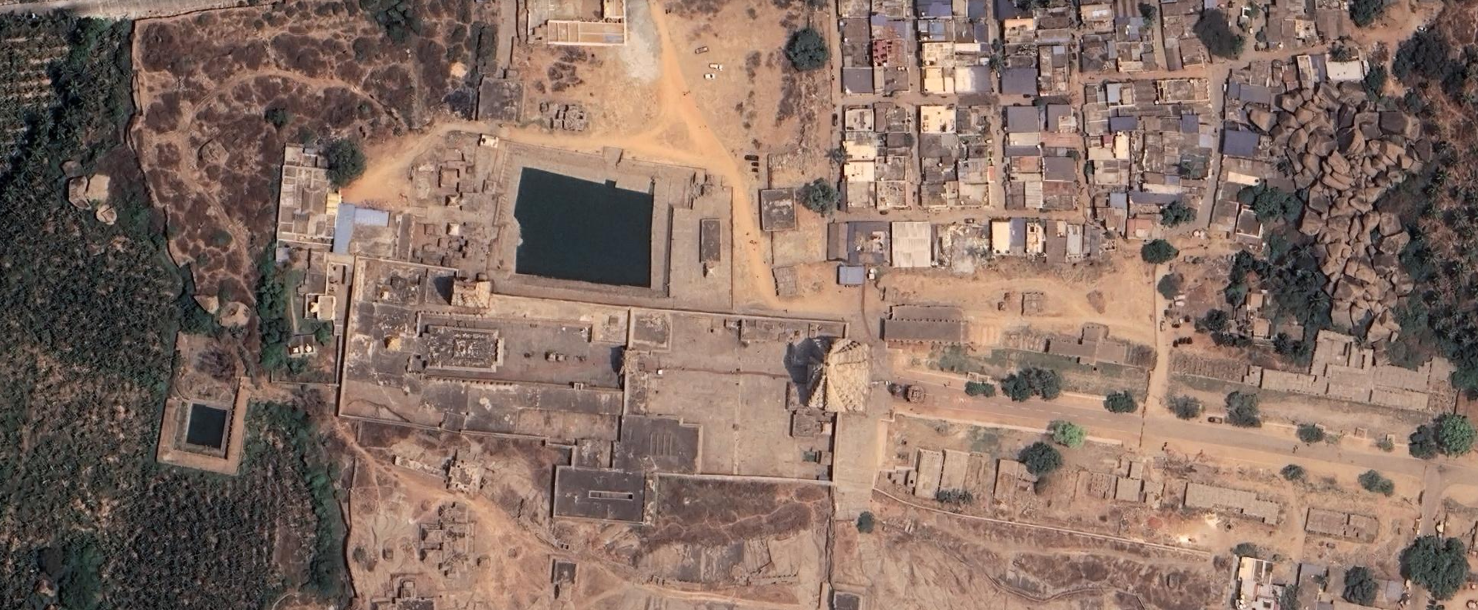
#> input picture all files/images/img1.png, 1478 x 610 px, found by its file name; its folder holds only this picture in this run
$ python augment_train.py
#> lines starting #> are read from the running program, lines starting #| are printed output that depends on the picture
import os
import cv2
import numpy as np

IMAGES_DIR = "dataset/train/images"
MASKS_DIR = "dataset/train/masks"

# Output folders (overwrite training folder with augmented data)
OUT_IMAGES = "dataset/train/images_aug"
OUT_MASKS = "dataset/train/masks_aug"

os.makedirs(OUT_IMAGES, exist_ok=True)
os.makedirs(OUT_MASKS, exist_ok=True)

image_files = [f for f in os.listdir(IMAGES_DIR) if f.endswith(".png")]

def rotate(img, angle):
    h, w = img.shape[:2]
    M = cv2.getRotationMatrix2D((w//2, h//2), angle, 1.0)
    return cv2.warpAffine(img, M, (w, h), flags=cv2.INTER_NEAREST)

for fname in image_files:
    img = cv2.imread(os.path.join(IMAGES_DIR, fname))
#> img is the input picture: shape (610, 1478, 3); mean B, G, R 99, 110.6, 133.8
    mask = cv2.imread(os.path.join(MASKS_DIR, fname), cv2.IMREAD_GRAYSCALE)
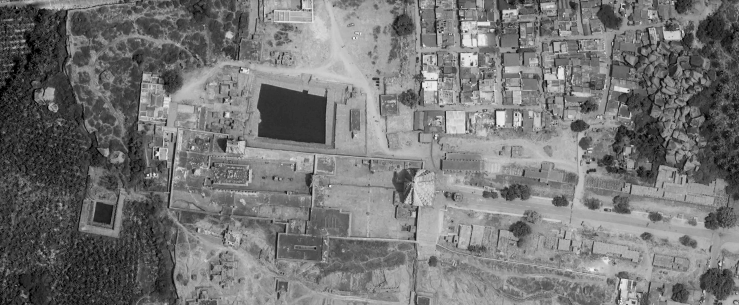
#> mask: shape (610, 1478) (shown at 1/2 size); min 0, max 248, mean 117.1

    if img is None or mask is None:
        continue

    # Save original
    cv2.imwrite(os.path.join(OUT_IMAGES, fname), img)
    cv2.imwrite(os.path.join(OUT_MASKS, fname), mask)

    # Horizontal flip
    cv2.imwrite(os.path.join(OUT_IMAGES, f"hflip_{fname}"), cv2.flip(img, 1))
    cv2.imwrite(os.path.join(OUT_MASKS, f"hflip_{fname}"), cv2.flip(mask, 1))
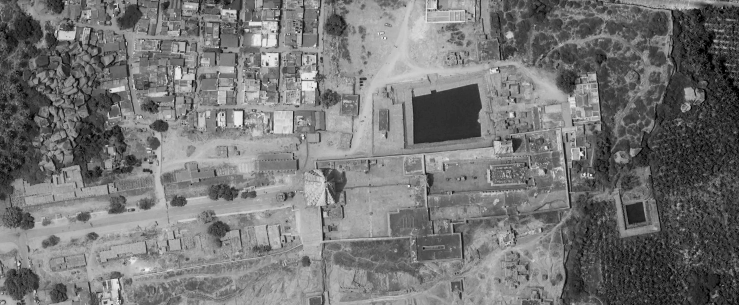
#> saved as hflip_img1.png: shape (610, 1478) (shown at 1/2 size); min 0, max 248, mean 117.1

    # Vertical flip
    cv2.imwrite(os.path.join(OUT_IMAGES, f"vflip_{fname}"), cv2.flip(img, 0))
    cv2.imwrite(os.path.join(OUT_MASKS, f"vflip_{fname}"), cv2.flip(mask, 0))
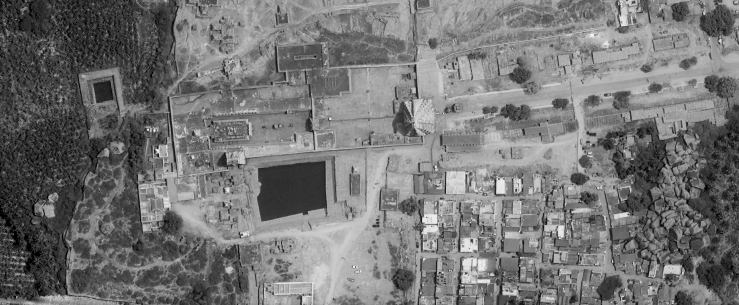
#> saved as vflip_img1.png: shape (610, 1478) (shown at 1/2 size); min 0, max 248, mean 117.1

    # Rotation
    for angle in [-15, 15]:
        cv2.imwrite(os.path.join(OUT_IMAGES, f"rot{angle}_{fname}"), rotate(img, angle))
        cv2.imwrite(os.path.join(OUT_MASKS, f"rot{angle}_{fname}"), rotate(mask, angle))
#> this loop made 2 passes
#> pass 1, `cv2.imwrite(os.path.join(OUT_MASKS, f"rot{angle}_{fname}"), rotate(mas..`:
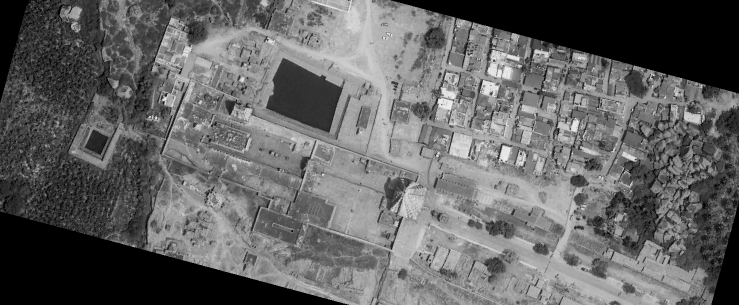
#> saved as rot-15_img1.png: shape (610, 1478) (shown at 1/2 size); min 0, max 248, mean 99.9
#> pass 2, `cv2.imwrite(os.path.join(OUT_MASKS, f"rot{angle}_{fname}"), rotate(mas..`:
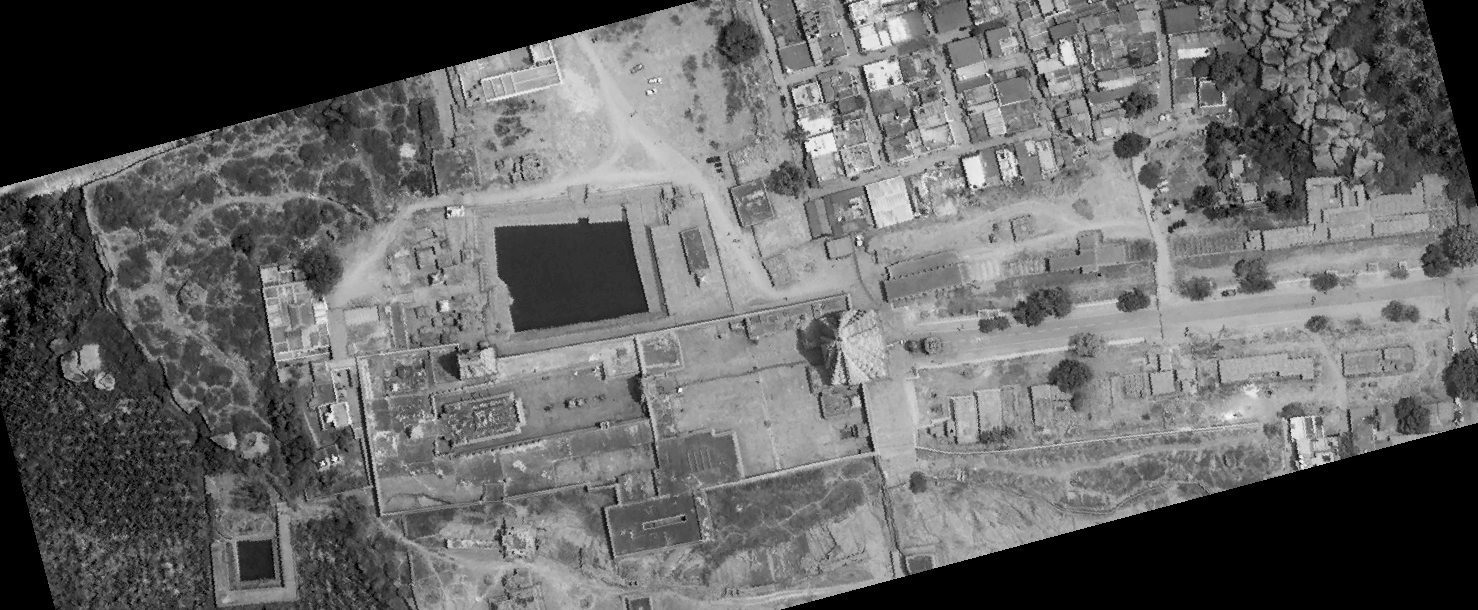
#> saved as rot15_img1.png: shape (610, 1478); min 0, max 248, mean 102.6

print("✅ Data augmentation completed successfully.")

$ run again, on all files/images/img13.png
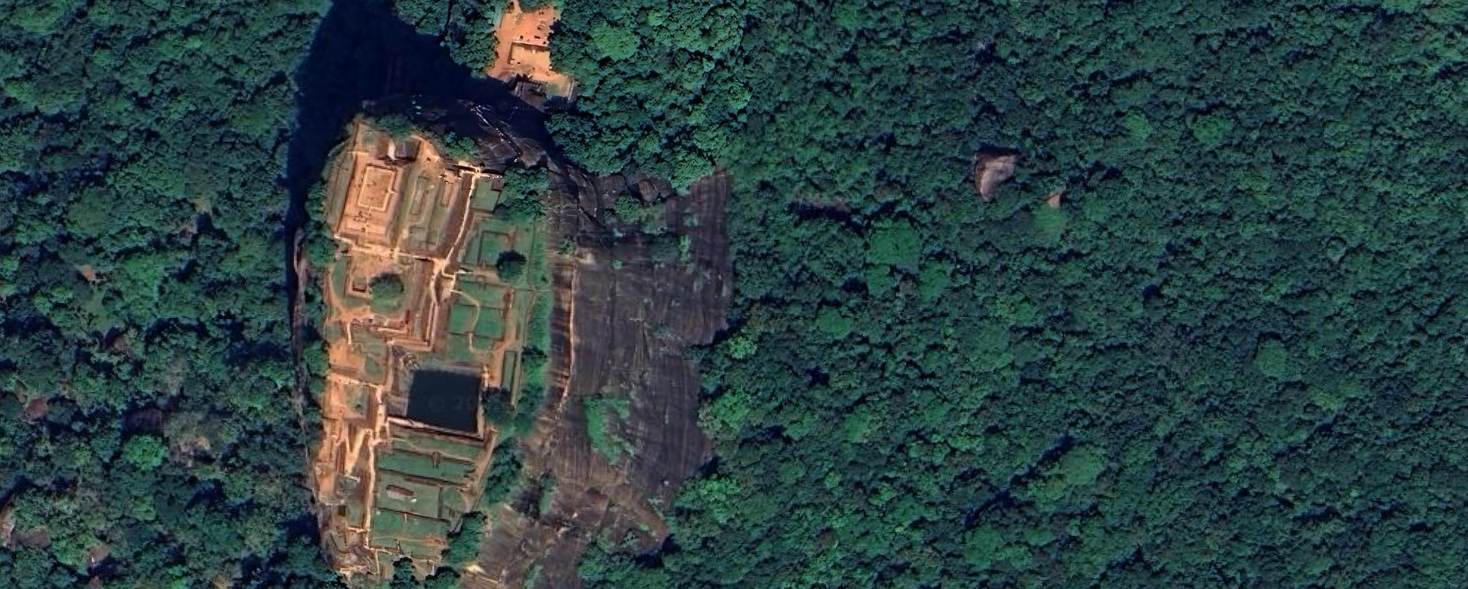
#> input picture all files/images/img13.png, 1468 x 589 px, found by its file name
#> img is the input picture: shape (589, 1468, 3); mean B, G, R 65.7, 64.8, 44.6
#> the loop `for angle in [-15, 15]:` made 2 passes
#> pass 1, `cv2.imwrite(os.path.join(OUT_MASKS, f"rot{angle}_{fname}"), rotate(mas..`:
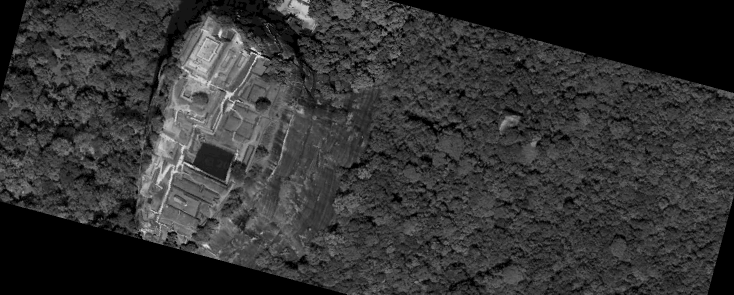
#> saved as rot-15_img13.png: shape (589, 1468) (shown at 1/2 size); min 0, max 236, mean 51.9
#> pass 2, `cv2.imwrite(os.path.join(OUT_MASKS, f"rot{angle}_{fname}"), rotate(mas..`:
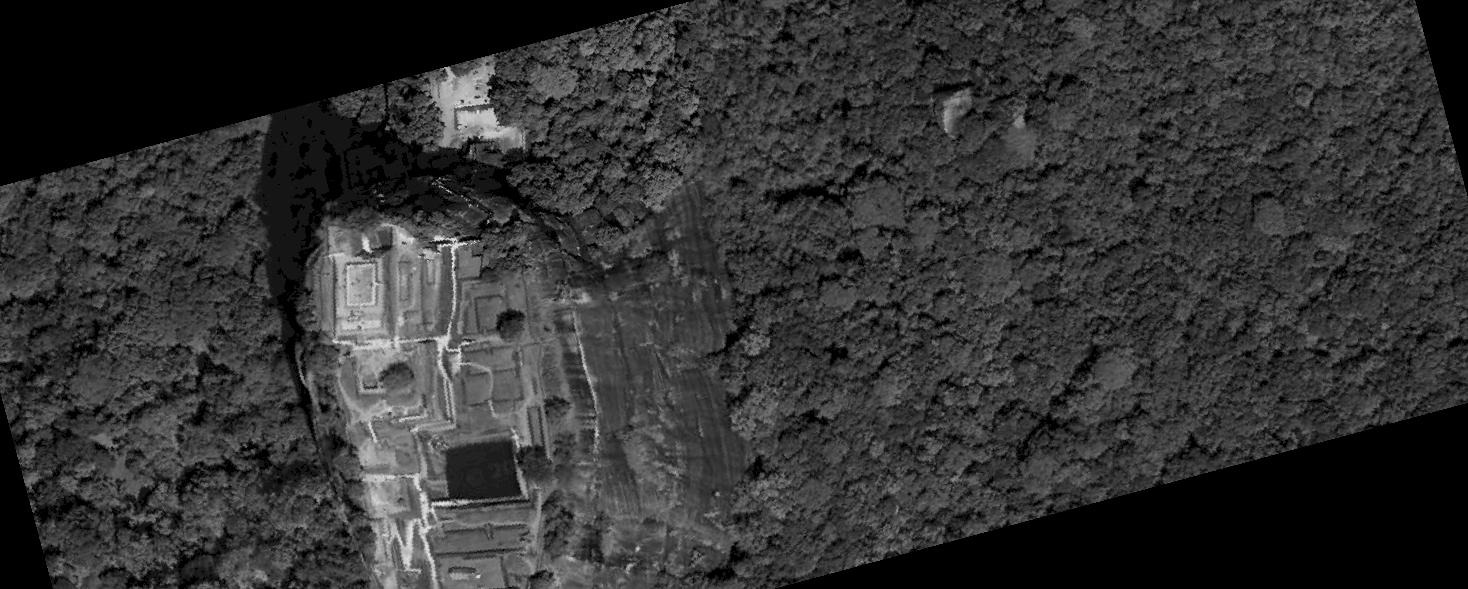
#> saved as rot15_img13.png: shape (589, 1468); min 0, max 236, mean 50.8

$ run again, on all files/images/img14.png
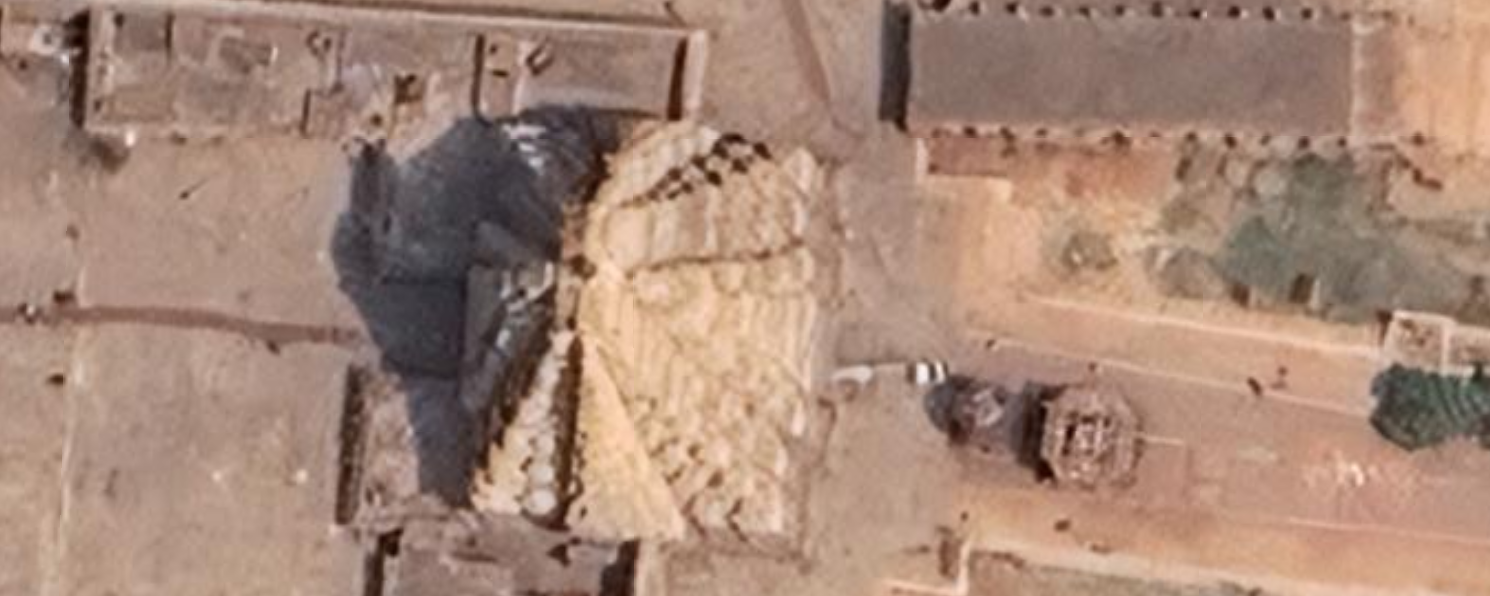
#> input picture all files/images/img14.png, 1490 x 596 px, found by its file name
#> img is the input picture: shape (596, 1490, 3); mean B, G, R 119, 135.4, 165.7
#> the loop `for angle in [-15, 15]:` made 2 passes
#> pass 1, `cv2.imwrite(os.path.join(OUT_MASKS, f"rot{angle}_{fname}"), rotate(mas..`:
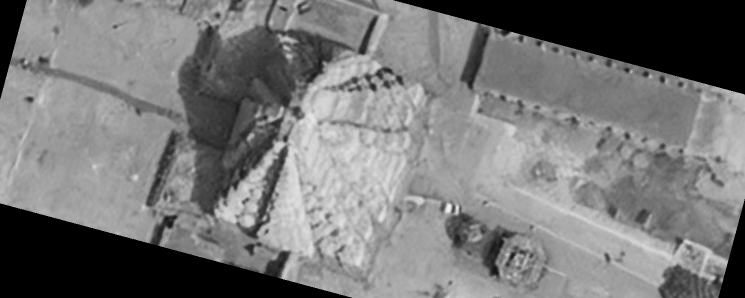
#> saved as rot-15_img14.png: shape (596, 1490) (shown at 1/2 size); min 0, max 247, mean 119.3
#> pass 2, `cv2.imwrite(os.path.join(OUT_MASKS, f"rot{angle}_{fname}"), rotate(mas..`:
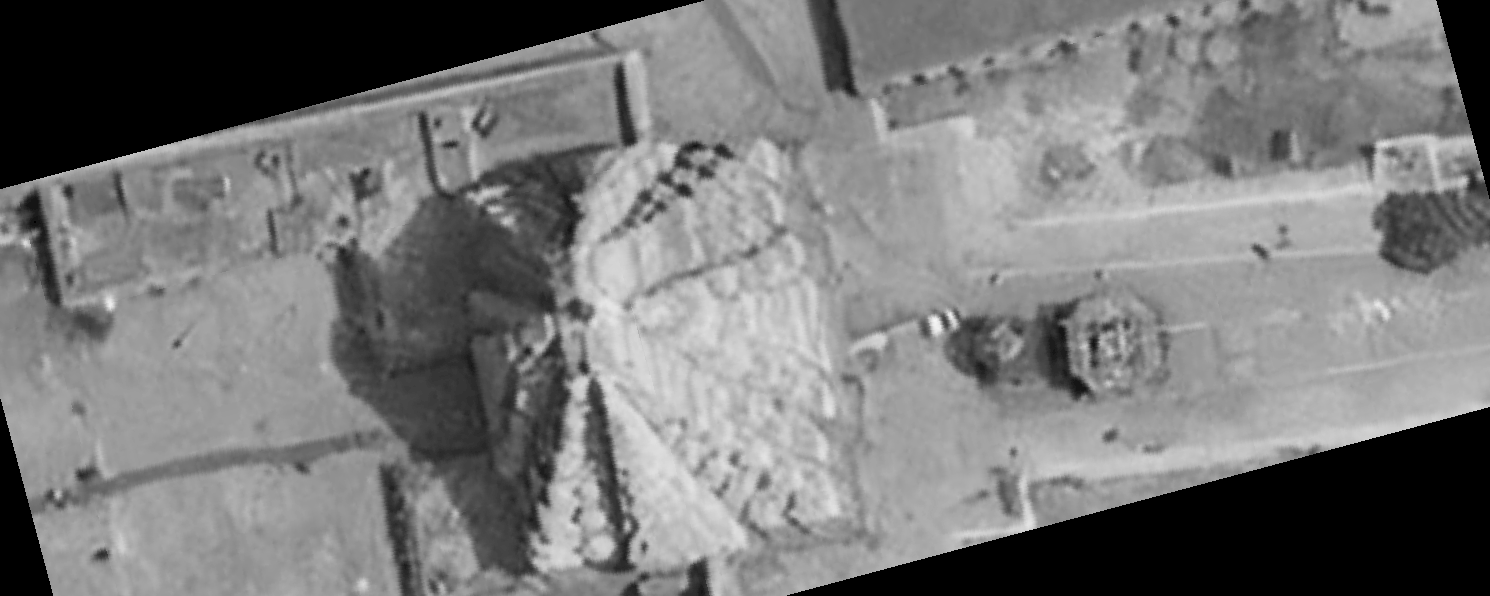
#> saved as rot15_img14.png: shape (596, 1490); min 0, max 247, mean 120.2
